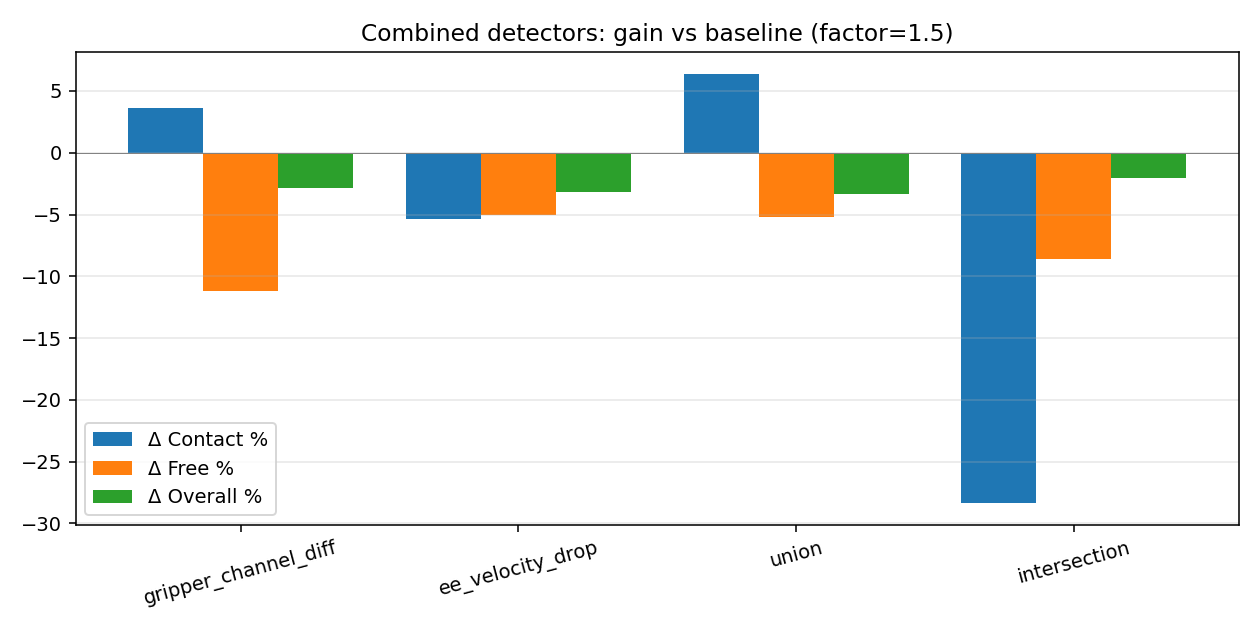

Generate this figure with Python:
"""
Combined detector: union of gripper_channel_diff and ee_velocity_drop.

Hypothesis: two complementary signals (action-level + proprio-level) catch
different aspects of contact. Their union should yield strictly better coverage
without false positives accumulating.

Test: baseline (factor=1.0) vs {channel_diff alone, velocity_drop alone, union}
all at factor=1.5.
"""
import os, sys, json, time, glob
import numpy as np
import torch
from torch.utils.data import DataLoader

sys.path.insert(0, "/home/jovyan/workspace/paper_agents_vla/experiments/cpr_distill_m0")
sys.path.insert(0, "/home/jovyan/workspace/paper_agents_vla/experiments/cpr_distill_contact_diagnostic")
from m0_smoke import TinyBC, eval_model
from diagnostic import LiberoDetectorDataset, DETECTORS, detect_gripper_channel_diff, detect_ee_velocity_drop

DATA_DIR = "/data/jameskimh/james_libero_datasets/libero_spatial"
OUT_USER = "/home/jovyan/workspace/paper_agents_vla/experiments/cpr_distill_combined_detector"
OUT_BIG = "/data/jameskimh/cpr_distill_combined_detector"
os.makedirs(OUT_USER, exist_ok=True); os.makedirs(OUT_BIG, exist_ok=True)
DEVICE = torch.device("cuda:0")


def detect_union(d, T):
    """Union mask: 1 if either channel_diff or velocity_drop says contact."""
    m1 = detect_gripper_channel_diff(d, T)
    m2 = detect_ee_velocity_drop(d, T)
    return np.maximum(m1, m2).astype(np.float32)


def detect_intersection(d, T):
    """Intersection mask: 1 only if both say contact."""
    m1 = detect_gripper_channel_diff(d, T)
    m2 = detect_ee_velocity_drop(d, T)
    return np.minimum(m1, m2).astype(np.float32)


DETECTORS["union"] = detect_union
DETECTORS["intersection"] = detect_intersection


def train_with_detector(hdf5_files, detector_name, factor, n_epochs=3):
    torch.manual_seed(42); np.random.seed(42)
    detector_fn = DETECTORS[detector_name]
    train_ds = LiberoDetectorDataset(hdf5_files, detector_fn, train=True)
    val_ds = LiberoDetectorDataset(hdf5_files, detector_fn, train=False)
    bs = 256
    train_loader = DataLoader(train_ds, batch_size=bs, shuffle=True, num_workers=4, pin_memory=True)
    val_loader = DataLoader(val_ds, batch_size=bs, shuffle=False, num_workers=4, pin_memory=True)
    densities = [d["contact"].mean() for d in train_ds.cache.values()]
    density = float(np.mean(densities))
    model = TinyBC().to(DEVICE)
    opt = torch.optim.AdamW(model.parameters(), lr=1e-3, weight_decay=1e-4)
    sched = torch.optim.lr_scheduler.CosineAnnealingLR(opt, T_max=n_epochs * len(train_loader))
    for ep in range(n_epochs):
        model.train()
        for batch in train_loader:
            img = batch["img"].to(DEVICE, non_blocking=True)
            state = batch["state"].to(DEVICE, non_blocking=True)
            target = batch["action"].to(DEVICE, non_blocking=True)
            contact = batch["contact"].to(DEVICE, non_blocking=True)
            pred = model(img, state)
            err = ((pred - target) ** 2).sum(-1)
            w = 1.0 + (factor - 1.0) * contact
            loss = (err * w).mean()
            opt.zero_grad(); loss.backward()
            torch.nn.utils.clip_grad_norm_(model.parameters(), 1.0); opt.step(); sched.step()
    ev = eval_model(model, val_loader, DEVICE)
    ev["mask_density"] = density
    return ev


def main():
    t0 = time.time()
    print("=" * 60)
    print("Combined detector: union/intersection of channel_diff + velocity_drop")
    print("=" * 60)
    hdf5 = sorted(glob.glob(os.path.join(DATA_DIR, "*.hdf5")))
    results = {}
    # Baseline
    print("\n[baseline factor=1.0, last_30]")
    ev = train_with_detector(hdf5, "last_30", factor=1.0)
    results["baseline"] = ev
    print(f"  contact={ev['contact']:.5f} free={ev['free']:.5f} all={ev['all']:.5f}")

    for det in ["gripper_channel_diff", "ee_velocity_drop", "union", "intersection"]:
        print(f"\n[detector={det}, factor=1.5]")
        ev = train_with_detector(hdf5, det, factor=1.5)
        results[det] = ev
        print(f"  contact={ev['contact']:.5f} free={ev['free']:.5f} all={ev['all']:.5f} density={ev['mask_density']:.3f}")

    base = results["baseline"]
    print("\n--- Comparison vs baseline ---")
    print(f"{'Detector':<26} {'Contact':>10} {'Free':>10} {'Overall':>10} {'Density':>9} {'Δ Cont %':>10} {'Δ All %':>10}")
    print("-" * 90)
    for det in ["gripper_channel_diff", "ee_velocity_drop", "union", "intersection"]:
        r = results[det]
        dc = (base["contact"] - r["contact"]) / base["contact"] * 100
        df = (base["free"] - r["free"]) / base["free"] * 100
        da = (base["all"] - r["all"]) / base["all"] * 100
        r["contact_gain_pct"] = dc
        r["free_gain_pct"] = df
        r["overall_gain_pct"] = da
        print(f"{det:<26} {r['contact']:>10.5f} {r['free']:>10.5f} {r['all']:>10.5f} {r['mask_density']:>9.3f} {dc:>+9.2f}% {da:>+9.2f}%")

    best = max(["gripper_channel_diff", "ee_velocity_drop", "union", "intersection"],
               key=lambda d: results[d]["overall_gain_pct"])
    print(f"\n>>> Best detector by overall gain: {best} ({results[best]['overall_gain_pct']:+.2f}%) <<<")

    # Is the combined better than the best individual?
    best_indiv = max(["gripper_channel_diff", "ee_velocity_drop"],
                     key=lambda d: results[d]["overall_gain_pct"])
    union_better = results["union"]["overall_gain_pct"] > results[best_indiv]["overall_gain_pct"]
    intersection_better = results["intersection"]["overall_gain_pct"] > results[best_indiv]["overall_gain_pct"]
    if union_better and not intersection_better:
        verdict = "✅ Union beats individuals — complementary signals"
    elif intersection_better and not union_better:
        verdict = "🟡 Intersection beats individuals — overlap is the signal"
    elif union_better and intersection_better:
        verdict = "✅ Both union and intersection beat individuals — strong evidence of contact-specific structure"
    else:
        verdict = "🟡 Neither combination beats best individual — signals are redundant or noisy"
    print(f">>> {verdict} <<<")

    elapsed = time.time() - t0
    out = {
        "elapsed_sec": elapsed,
        "results": {k: {kk: float(vv) if isinstance(vv, (int, float, np.floating)) else vv
                        for kk, vv in v.items()} for k, v in results.items()},
        "best_detector": best,
        "verdict": verdict,
    }
    with open(os.path.join(OUT_USER, "results.json"), "w") as f:
        json.dump(out, f, indent=2)

    try:
        import matplotlib; matplotlib.use("Agg"); import matplotlib.pyplot as plt
        fig, ax = plt.subplots(figsize=(9, 4.5))
        names = ["gripper_channel_diff", "ee_velocity_drop", "union", "intersection"]
        cgs = [results[d]["contact_gain_pct"] for d in names]
        fgs = [results[d]["free_gain_pct"] for d in names]
        ogs = [results[d]["overall_gain_pct"] for d in names]
        x = np.arange(len(names)); w = 0.27
        ax.bar(x - w, cgs, w, label="Δ Contact %")
        ax.bar(x, fgs, w, label="Δ Free %")
        ax.bar(x + w, ogs, w, label="Δ Overall %")
        ax.set_xticks(x); ax.set_xticklabels(names, rotation=15)
        ax.axhline(0, color='gray', linewidth=0.5)
        ax.legend(); ax.grid(alpha=0.3, axis='y')
        ax.set_title("Combined detectors: gain vs baseline (factor=1.5)")
        plt.tight_layout(); plt.savefig(os.path.join(OUT_USER, "combined.png"), dpi=140)
    except Exception as e:
        print(f"Plot failed: {e}")
    print(f"\nElapsed: {elapsed:.1f}s")


if __name__ == "__main__":
    main()
